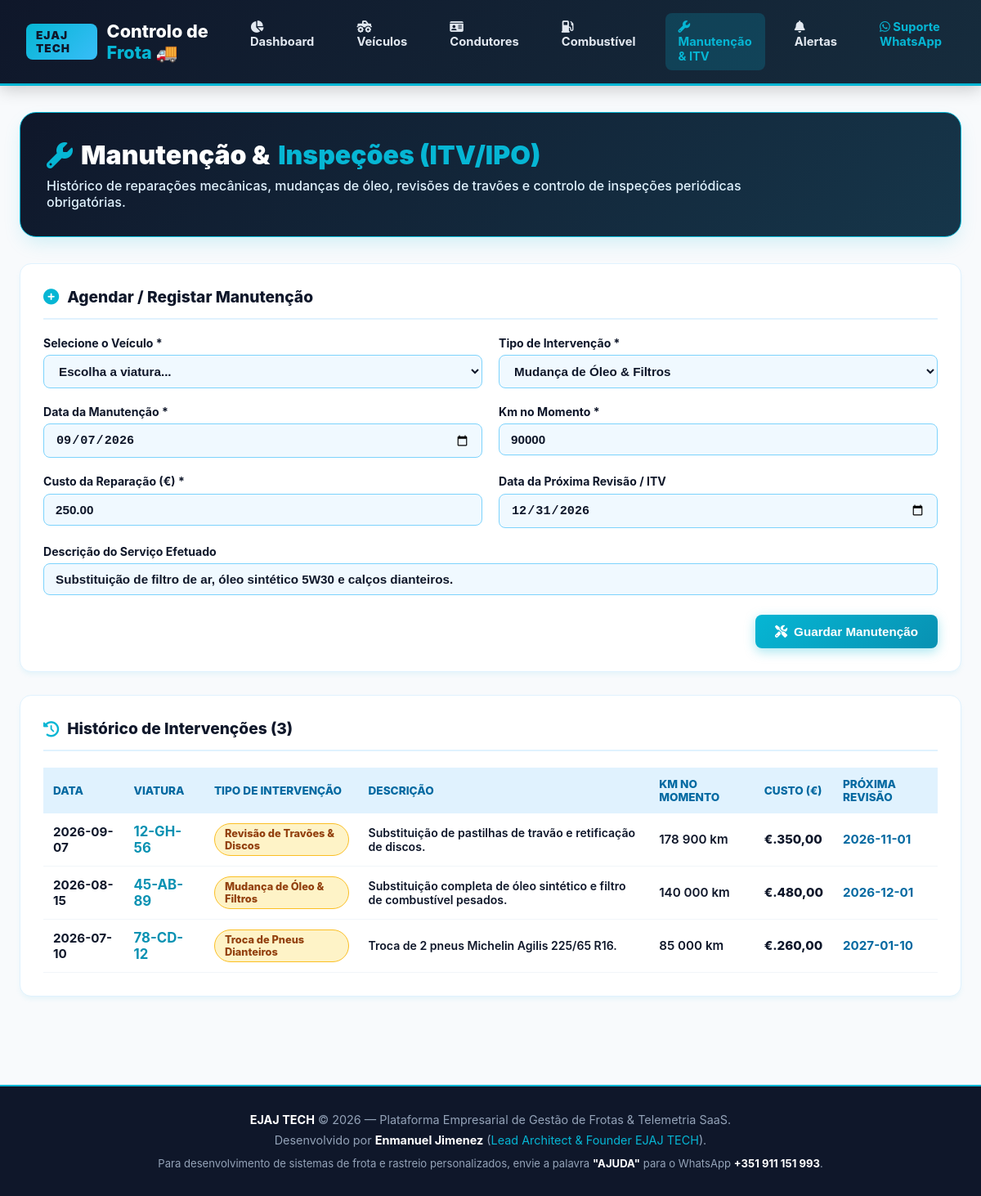
The app's page /maintenance with its own data.
### tables this page shows
CREATE TABLE maintenances (
            id INTEGER PRIMARY KEY AUTOINCREMENT,
            vehicle_id INTEGER NOT NULL,
            vehicle_plate TEXT NOT NULL,
            maint_type TEXT NOT NULL,
            description TEXT NOT NULL,
            maint_date TEXT NOT NULL,
            km_at_maint INTEGER NOT NULL,
            cost REAL NOT NULL,
            next_due_date TEXT,
            FOREIGN KEY (vehicle_id) REFERENCES vehicles (id) ON DELETE CASCADE
        );

### app.py (the view)
@app.route('/maintenance')
def maintenance_page():
    conn = get_db_connection()
    maintenances = [dict(r) for r in conn.execute('SELECT * FROM maintenances ORDER BY maint_date DESC').fetchall()]
    vehicles = [dict(r) for r in conn.execute('SELECT * FROM vehicles ORDER BY plate ASC').fetchall()]
    conn.close()
    return render_template('maintenance.html', maintenances=maintenances, vehicles=vehicles)

### app.py (called while the page is built)
@app.template_filter('currency')
def currency_filter(value):
    if value is None:
        return "€ 0,00"
    try:
        val = float(value)
        return f"€ {val:,.2f}".replace(',', ' ').replace('.', ',').replace(' ', '.')
    except Exception:
        return f"€ {value}"

@app.template_filter('km')
def km_filter(value):
    if value is None:
        return "0 km"
    try:
        val = int(value)
        return f"{val:,} km".replace(',', ' ')
    except Exception:
        return f"{value} km"

@app.after_request
def add_header(response):
    response.headers['Cache-Control'] = 'no-store, no-cache, must-revalidate, post-check=0, pre-check=0, max-age=0'
    response.headers['Pragma'] = 'no-cache'
    response.headers['Expires'] = '-1'
    return response

def get_db_connection():
    conn = sqlite3.connect(DB_PATH)
    conn.row_factory = sqlite3.Row
    return conn

### templates/maintenance.html (shortened to what this page needs)
{% extends 'base.html' %}
{% block content %}
<section class="hero-header">
  <h1><i class="fas fa-wrench" style="color: var(--cyan-primary);"></i> Manutenção & <span>Inspeções (ITV/IPO)</span></h1>
  <p>Histórico de reparações mecânicas, mudanças de óleo, revisões de travões e controlo de inspeções periódicas obrigatórias.</p>
</section>
<div class="card-panel">
  <div class="panel-title">
    <i class="fas fa-plus-circle"></i> Agendar / Registar Manutenção
  </div>
  <form id="maintForm">
    <div class="form-grid">
      <div class="form-group">
        <label for="maint_vehicle_id">Selecione o Veículo *</label>
        <select id="maint_vehicle_id" class="form-control" required>
          <option value="" disabled selected>Escolha a viatura...</option>
        </select>
      </div>
      <div class="form-group">
        <label for="maint_type">Tipo de Intervenção *</label>
        <select id="maint_type" class="form-control" required>
          <option value="Mudança de Óleo & Filtros" selected>Mudança de Óleo & Filtros</option>
        </select>
      </div>
      <div class="form-group">
        <label for="maint_date">Data da Manutenção *</label>
        <input type="date" id="maint_date" class="form-control" value="2026-09-07" required>
      </div>
      <div class="form-group">
        <label for="km_at_maint">Km no Momento *</label>
        <input type="number" id="km_at_maint" class="form-control" value="90000" required>
      </div>
      <div class="form-group">
        <label for="maint_cost">Custo da Reparação (€) *</label>
        <input type="number" id="maint_cost" class="form-control" step="10" value="250.00" required>
      </div>
      <div class="form-group">
        <label for="next_due_date">Data da Próxima Revisão / ITV</label>
        <input type="date" id="next_due_date" class="form-control" value="2026-12-31">
      </div>
      <div class="form-group full-width">
        <label for="maint_description">Descrição do Serviço Efetuado</label>
        <input type="text" id="maint_description" class="form-control" placeholder="Descreva os trabalhos efetuados ou oficina responsável..." value="Substituição de filtro de ar, óleo sintético 5W30 e calços dianteiros.">
      </div>
    </div>
    <div style="margin-top: 1.5rem; text-align: right;">
      <button type="submit" class="btn-primary">
        <i class="fas fa-tools"></i> Guardar Manutenção
      </button>
    </div>
  </form>
</div>
<div class="card-panel">
  <div class="panel-title">
    <i class="fas fa-history"></i> Histórico de Intervenções ({{ maintenances|length }})
  </div>
  <table class="fleet-table">
    <thead>
      <tr>
        <th>Data</th>
        <th>Viatura</th>
        <th>Tipo de Intervenção</th>
        <th>Descrição</th>
        <th>Km no Momento</th>
        <th>Custo (€)</th>
        <th>Próxima Revisão</th>
      </tr>
    </thead>
    <tbody>
      {% for m in maintenances %}
      <tr>
        <td style="font-weight: 700;">{{ m.maint_date }}</td>
        <td><strong style="color: var(--cyan-dark); font-size: 1.05rem;">{{ m.vehicle_plate }}</strong></td>
        <td><span class="status-pill status-maint">{{ m.maint_type }}</span></td>
        <td style="font-size: 0.88rem;">{{ m.description }}</td>
        <td>{{ m.km_at_maint | km }}</td>
        <td style="font-weight: 800;">{{ m.cost | currency }}</td>
        <td style="font-weight: 700; color: #0369A1;">{{ m.next_due_date or 'N/D' }}</td>
      </tr>
      {% endfor %}
    </tbody>
  </table>
</div>
{% endblock %}

### static/css/styles.css (style rules this page uses)
:root { --cyan-primary: #06B6D4; --cyan-dark: #0891B2; --cyan-light: #CFFAFE; --sky-blue: #38BDF8; --sky-dark: #0EA5E9; --sky-bg: #E0F2FE; --white: #FFFFFF; --snow-bg: #F8FAFC; --card-bg: #FFFFFF; --text-black: #0F172A; --text-dark: #1E293B; --text-muted: #475569; --success: #10B981; --warning: #F59E0B; --danger: #EF4444; --radius-sm: 8px; --radius-md: 14px; --radius-lg: 20px; --shadow-sm: 0 4px 6px -1px rgba(6, 182, 212, 0.08); --shadow-lg: 0 10px 25px -5px rgba(6, 182, 212, 0.18); }
* { box-sizing: border-box; margin: 0; padding: 0; }
body { font-family: 'Inter', system-ui, -apple-system, BlinkMacSystemFont, 'Segoe UI', Roboto, sans-serif; background-color: var(--snow-bg); color: var(--text-black); min-height: 100vh; display: flex; flex-direction: column; }
.hero-header { background: linear-gradient(135deg, #0F172A 0%, #16364A 100%); border-radius: var(--radius-lg); padding: 2rem; color: white; margin-bottom: 2rem; position: relative; overflow: hidden; box-shadow: var(--shadow-lg); border: 1px solid var(--cyan-primary); }
.hero-header h1 { font-size: 2rem; font-weight: 900; margin-bottom: 0.5rem; display: flex; align-items: center; gap: 10px; }
.hero-header h1 span { color: var(--cyan-primary); }
.hero-header p { color: #E0F2FE; font-size: 1rem; max-width: 850px; font-weight: 500; }
.card-panel { background: var(--card-bg); border: 1px solid #E0F2FE; border-radius: var(--radius-md); padding: 1.75rem; box-shadow: var(--shadow-sm); margin-bottom: 1.75rem; }
.panel-title { font-size: 1.2rem; font-weight: 800; color: var(--text-black); display: flex; align-items: center; gap: 10px; padding-bottom: 0.85rem; border-bottom: 2px solid #E0F2FE; margin-bottom: 1.25rem; }
.panel-title i { color: var(--cyan-primary); }
.fleet-table { width: 100%; border-collapse: collapse; }
.fleet-table th { background: #E0F2FE; color: #0369A1; font-size: 0.85rem; font-weight: 800; text-transform: uppercase; padding: 12px; text-align: left; }
.fleet-table td { padding: 12px; border-bottom: 1px solid #F1F5F9; font-size: 0.95rem; color: var(--text-black); font-weight: 600; }
.status-pill { padding: 4px 12px; border-radius: 20px; font-weight: 800; font-size: 0.8rem; display: inline-flex; align-items: center; gap: 6px; }
.status-maint { background: #FEF3C7; color: #92400E; border: 1px solid #FBBF24; }
.form-grid { display: grid; grid-template-columns: repeat(2, 1fr); gap: 1.25rem; }
.form-group { display: flex; flex-direction: column; gap: 0.4rem; }
.form-group.full-width { grid-column: 1 / -1; }
.form-group label { font-size: 0.88rem; font-weight: 700; color: var(--text-black); }
.form-control { width: 100%; padding: 10px 14px; border: 1px solid #7DD3FC; border-radius: var(--radius-sm); font-size: 0.95rem; color: var(--text-black); background: #F0F9FF; outline: none; font-weight: 600; transition: all 0.2s; }
.btn-primary { background: linear-gradient(135deg, var(--cyan-primary) 0%, var(--cyan-dark) 100%); color: white; font-weight: 800; font-size: 0.95rem; padding: 12px 24px; border: none; border-radius: var(--radius-sm); cursor: pointer; display: inline-flex; align-items: center; justify-content: center; gap: 8px; transition: transform 0.15s, box-shadow 0.15s; box-shadow: 0 4px 14px rgba(6, 182, 212, 0.35); }

### records on screen
maintenances: maint_date "2026-09-07", vehicle_plate "12-GH-56", maint_type "Revisão de Travões & Discos", description "Substituição de pastilhas de travão e retificação de discos.", km_at_maint|km "178 900 km", cost "€.350,00", next_due_date "2026-11-01"
maintenances: maint_date "2026-08-15", vehicle_plate "45-AB-89", maint_type "Mudança de Óleo & Filtros", description "Substituição completa de óleo sintético e filtro de combustível pesados.", km_at_maint|km "140 000 km", cost "€.480,00", next_due_date "2026-12-01"
maintenances: maint_date "2026-07-10", vehicle_plate "78-CD-12", maint_type "Troca de Pneus Dianteiros", description "Troca de 2 pneus Michelin Agilis 225/65 R16.", km_at_maint|km "85 000 km", cost "€.260,00", next_due_date "2027-01-10"

### other values on screen
{{ maintenances|length }} "3"
